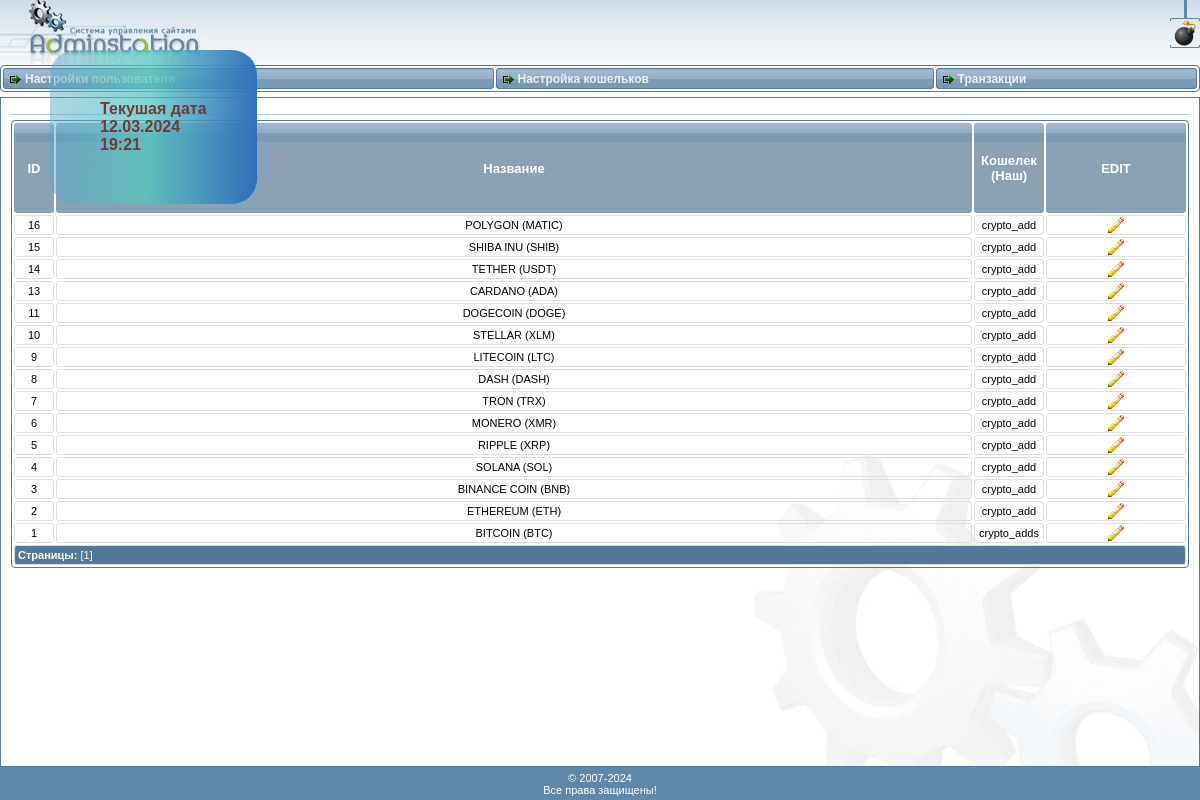
/adminaka/adminstation.php?a=first_curr (signed in), run on the app's committed database.
### tables this page shows
CREATE TABLE `wallet` (
  `id` int(11) NOT NULL,
  `name` varchar(255) NOT NULL,
  `wallet` varchar(255) NOT NULL
);

### ini.php (called while the page is built, shortened)
<?php
$login = $_SESSION['user'];
if ($login) {
	$get_user_info = DB::Query('SELECT * FROM `users` WHERE `login` = "'.$login.'" LIMIT 1');
	$row = mysqli_fetch_array($get_user_info);
	$status = $row['status'];
} else {
	$user_id = 0;
	$login = '';
	$user_pass = '';
	$user_mail = '';
}
?>

### db.php (called while the page is built, shortened)
<?php
class DB
{
    static $link;
    public static function connect()
    {
               @self::$link = mysqli_connect('localhost', 'cwqkudzo_test', 'Goldenstar00unedap', 'cwqkudzo_shop')
                       or die('No connect (' . mysqli_connect_errno() . ') '
                                             . mysqli_connect_error());
        mysqli_set_charset(self::$link, 'utf8');
    }
    public static function Query($sql, $print = false)
    {
        $result = mysqli_query(self::$link, $sql);
        if($result === false || $print === 1)
        {
            $error =  mysqli_error(self::$link);
            $trace =  debug_backtrace();
            $out   = array(1 => '');
            if(!empty($error))
                preg_match("#'(.+?)'#is", $error, $out);
            $head = $error ? '<b style="color:red">MySQL error: </b><br>
            <b style="color:green">'. $error .'</b><br><br>':NULL;
            $error_log = date("Y-m-d h:i:s") .' '. $head .'
            <b>Query: </b><br>
            <pre><span style="color:#990099">'
            . str_replace($out[1], '<b style="color:red">'. $out[1] .'</b>', $trace[0]['args'][0])
            .'</pre></span><br><br>
            <b>File: </b><b style="color:#660099">'. $trace[0]['file'] .'</b><br>
            <b>Line: </b><b style="color:#660099">'. $trace[0]['line'] .'</b>';
            die($error_log);
        }
        else
            return $result;
    }
}

### adminaka/modules/first_curr.php (the view, shortened to what this page needs)
<hr />
<table class="tbl">
	<tr>
		<th width="40"><b>ID</b></th>
		<th><b>Название</b></th>
		<th width="70"><b>Кошелек (Наш)</b></th>
		<th width="140"><b>EDIT</b></th>
	</tr>
	<?php
	function users_list($page, $num, $query)
	{
		$result = DB::Query($query);
		$themes = mysqli_num_rows($result);
		if (!$themes) {
			print '<tr><td colspan="9" align="center"><font color="#ffffff"><b>Валют пока нет.</b></font></td></tr>';
		} else {
			if (empty($page) or $page < 0) $page = 1;
			$start = $page * $num - $num;
			$result = DB::Query($query . " LIMIT " . $start . ", " . $num);
			while ($row = mysqli_fetch_array($result)) {
				print "
					<td>" . $row['id'] . "</td>
					<td>" . $row['name'] . "</td>
					<td>" . $row['wallet'] . "</td>";
				print '
				<td>
					<a href="?a=edit_first_curr&id=' . $row['id'] . '">
						<img src="images/edit_ico.png" width="16" height="16" border="0" alt="Редактировать">
					</a>
				</td>
				</tr>';
			}
			print "<tr><td height=\"20\" colspan=\"11\" class=\"ftr\"><b>Страницы: </b>" . $pervpage . $page2left . $page1left . "[" . $page . "]" . $page1right . $page2right . $nextpage . "</td></tr>";
		}
		print "</table>";
	}
	$sql = "SELECT * FROM `wallet` ORDER BY `id` DESC";
	users_list(intval($_GET['page']), 50, $sql);
	?>

### adminaka/adminstation.php (shortened to what this page needs)
<?php
include "../ini.php";
print "
<span class='DateTimeAdmin'>Текушая дата
<br>".date("d.m.Y")."<br>".date("H:i")."</span>";
if (($status == 1 || $status == 2) ) {
?>
	<html>
	<head>
		<link href="files/styles.css" rel="stylesheet" type="text/css" />
	</head>
	<body>
		<table align="center" width="1200" height="100%" border="0" cellpadding="0" cellspacing="0">
			<tr height="65">
				<td>
					<table align="center" width="1200" height="65" border="0" cellpadding="0" cellspacing="0">
						<tr valign="top">
							<td><a href="adminstation.php"><img src="images/logo.jpg" width="202" height="65" alt="CMS AdminStation" border="0" /></a></td>
							<td width="30"><img style="cursor: pointer;" onclick="if(confirm('Вы действительно хотите выйти?')) top.location.href='/service_file/exit.php';" src="images/exit.gif" width="30" height="48" border="0" alt="Выход" title="Выход" /></td>
						</tr>
					</table>
				</td>
			</tr>
			<tr>
				<td height="1">
					<table class="menu">
						<tr>
							<td><a class="menutop" href="?a=edit_user">Настройки пользователя</a></td>
							<td><a class="menutop" href="?a=first_curr">Настройка кошельков</a></td>
							<td><a class="menutop" href="?a=index">Транзакции</a></td>
						</tr>
					</table>
				</td>
			</tr>
			<tr>
				<td height="5"></td>
			</tr>
			<tr>
				<td valign="top" style="border-radius: 4 4 0 0px; padding: 10 10 10 10px; border: 1px solid #547898; background:URL(images/logo_down.jpg) no-repeat bottom right;">
					<?php
					$a	= substr(addslashes(htmlspecialchars($_GET['a'], ENT_QUOTES, '')), 0, 15);
					if (!$a) {
						include "modules/index.php";
					} elseif (file_exists("modules/" . $a . ".php")) {
						include "modules/" . $a . ".php";
					}
					?>&nbsp;
			<tr height="33" bgcolor="#5e87a9">
				<td align="center" style="color: #ffffff;">&copy; 2007-<?php print date('Y'); ?> <br />
					Все права защищены!</td>
			</tr>
	</body>
	</html>
<?php
} else {
	print "<html><head><script language=\"javascript\">top.location.href='index.php';</script></head><body><a href=\"index.php\"><b>Index</b></a></body></html>";
}
?>

### adminaka/files/styles.css (style rules this page uses)
body { background: URL(../images/bg_head.gif) repeat-x top left #ffffff; font-family: Tahoma, Verdana, Geneva, Arial, Helvetica, sans-serif; font-size: 11px; margin: 0px; padding: 0px; }
table, td { font-family: Tahoma, Verdana, Geneva, Arial, Helvetica, sans-serif; font-size: 11px; }
.menu { width: 100%; border-radius: 4px; border: 1px solid #547898; }
.menu td { background: URL(../images/menu.gif) repeat-x top left #547898; border-radius: 3px; height: 21px; border: 1px solid #547898; }
.tbl { width: 100%; border-radius: 4px; border: 1px solid #547898; }
.tbl th { background: URL(../images/menu.gif) repeat-x top left #8aa1b6; border-radius: 3px; min-height: 35px; padding: 30px 0px; font-size: 13px; color: #fff; }
.tbl td { border-radius: 3px; border: 1px solid #dddddd; }
.tbl tr { text-align: center; }
.tbl .ftr { text-align: left; padding-left: 3px; background-color: #547898; color: #ffffff; }
hr { color: #b0cae3; background-color: #b0cae3; height: 1px; border-width: 0px; }
a { color: #333333; text-decoration: none; font-weight: bold; }
a.menutop { color: #eeeeee; text-decoration: none; font-weight: bold; margin-left: 5px; padding-left: 15px; background: url(../images/li.gif) no-repeat left top; font-size: 12px; }
.DateTimeAdmin { font-size: 16px; padding: 50px 50px; position: fixed; display: block; margin: 50px; border-radius: 25px; color: #753838; font-weight: 700; background: background: rgb(89, 163, 204); background: linear-gradient(92deg, rgba(89, 163, 204, 0.45702030812324934) 0%, rgba(83, 200, 191, 0.7539390756302521) 48%, rgba(48, 109, 187, 1) 100%); }

### data on the page
wallet: id "16", name "POLYGON (MATIC)", wallet "crypto_add"
wallet: id "15", name "SHIBA INU (SHIB)", wallet "crypto_add"
wallet: id "14", name "TETHER (USDT)", wallet "crypto_add"
wallet: id "13", name "CARDANO (ADA)", wallet "crypto_add"
wallet: id "11", name "DOGECOIN (DOGE)", wallet "crypto_add"
wallet: id "10", name "STELLAR (XLM)", wallet "crypto_add"
wallet: id "9", name "LITECOIN (LTC)", wallet "crypto_add"
wallet: id "8", name "DASH (DASH)", wallet "crypto_add"
wallet: id "7", name "TRON (TRX)", wallet "crypto_add"
wallet: id "6", name "MONERO (XMR)", wallet "crypto_add"
wallet: id "5", name "RIPPLE (XRP)", wallet "crypto_add"
wallet: id "4", name "SOLANA (SOL)", wallet "crypto_add"
wallet: id "3", name "BINANCE COIN (BNB)", wallet "crypto_add"
wallet: id "2", name "ETHEREUM (ETH)", wallet "crypto_add"
wallet: id "1", name "BITCOIN (BTC)", wallet "crypto_adds"

### other printed values
$page "1"
